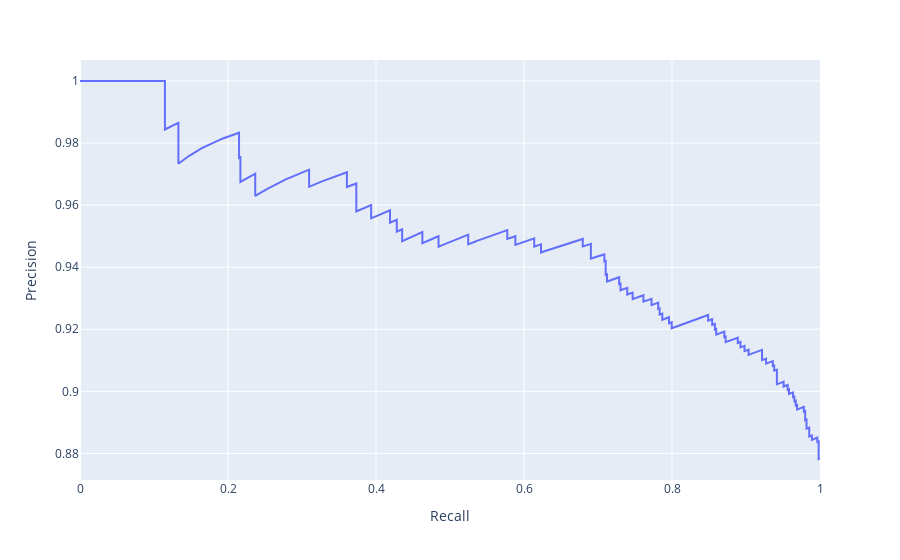

The cell this chart's notebook holds for it:
### Code cell
# LR on vectors
train_lr(df, 'vector')

### Figure 1 — Plotly figure (JSON) as saved in the notebook; plotly's stock layout.template omitted (floating-point values rounded to 4 significant figures; data arrays with more than 128 entries replaced by an {"elided": "..."} marker saying what was removed)
{"data": [{"hovertemplate": "Recall=%{x}<br>Precision=%{y}<extra></extra>", "legendgroup": "", "line": {"color": "#636efa", "dash": "solid"}, "marker": {"symbol": "circle"}, "mode": "lines", "name": "", "orientation": "v", "showlegend": false, "type": "scatter", "x": {"elided": "626 float values"}, "xaxis": "x", "y": {"elided": "626 float values"}, "yaxis": "y"}], "layout": {"legend": {"tracegroupgap": 0}, "margin": {"t": 60}, "xaxis": {"anchor": "y", "domain": [0, 1], "title": {"text": "Recall"}}, "yaxis": {"anchor": "x", "domain": [0, 1], "title": {"text": "Precision"}}}}
